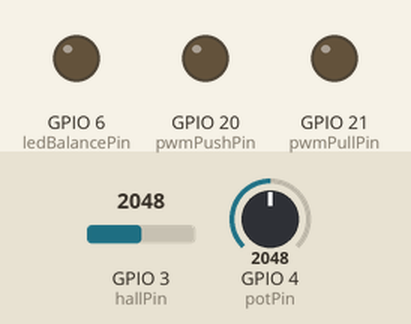
A sketch run on a simulated ESP32-C3. Shown: output pins drawn as LEDs (lit = HIGH). Inputs (shaded band) come from the test bench; at power-on: GPIO 3 (hallPin) = 2048, GPIO 4 (potPin) = 2048 (analog values on the 0–4095 scale). What the sketch prints to the serial monitor is not drawn.

Above: at 1.2 s.
1.3 s: GPIO 3 (hallPin) set to 2781
2.8 s: GPIO 3 (hallPin) set to 2918
At 3.5 s:
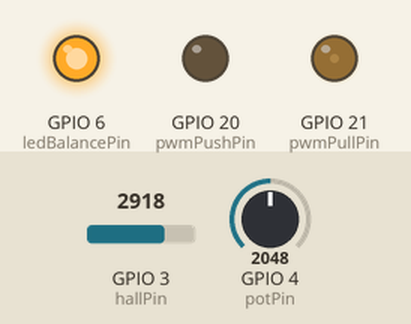
4.7 s: GPIO 4 (potPin) set to 883
At 4.85 s:
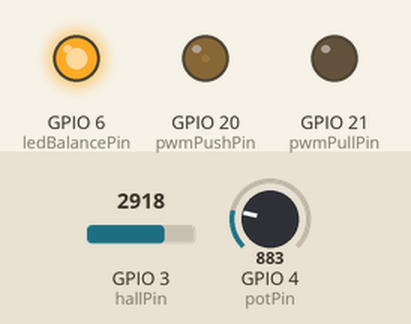
7.7 s: GPIO 4 (potPin) set to 791
At 8.1 s:
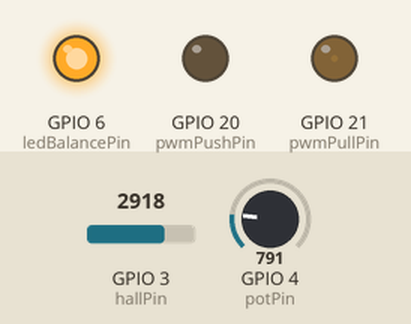
10.0 s: GPIO 4 (potPin) set to 3603
At 10.45 s:
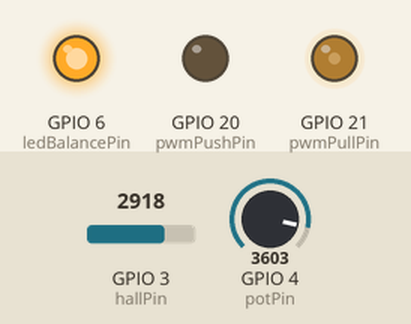
13.0 s: GPIO 4 (potPin) set to 491
At 13.15 s:
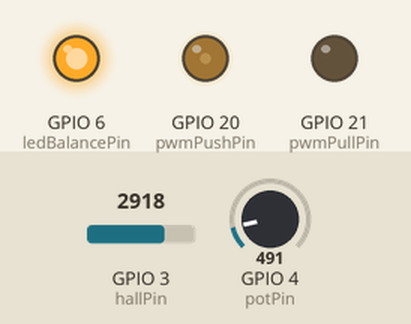
Timing chart, 0 to 16.0 s (numbered marks = the images above; inputs shaded):
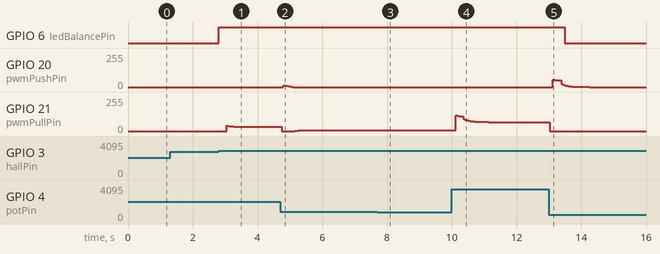

The sketch:

levitron.ino
```cpp
// --- Pin Tanımları (ESP32-C3 Mini) ---
#include <Arduino.h>

const int hallPin       = 3;    // ADC1_CH3 (GPIO3)
const int pwmPushPin    = 20;   // H-Bridge IN1 (GPIO20)
const int pwmPullPin    = 21;   // H-Bridge IN2 (GPIO21)
const int potPin        = 4;    // Setpoint ayarı için pot
const int ledBalancePin = 6;    // Denge LED'i (IO6)

// --- Ölçüm Limitleri ---
const int lowerLimit    = 710;
const int upperLimit    = 875;

// --- PID Parametreleri ---
float Kp = 2.5;
float Ki = 0.002;
float Kd = 1.25;
float setpoint = 780;  // Başlangıç setpoint değeri

// --- Anti-windup sınırları ---
const float Imin = -20;
const float Imax =  20;

// --- Dirty-derivative filtresi sabiti (saniye) ---
const float tau = 0.1;

// --- EMA filtresi ve histerezis / debounce ayarları ---
const float alphaMeas   = 0.1;   // Ölçüm için EMA katsayısı
const float alphaPot    = 0.005;   // Pot için EMA katsayısı
const int   hysteresis  = 2;     // ±2 birim
const int   debounceMax = 4;     // ardışık 5 ihlalde “limit aktif”

// --- Denge LED eşiği ---
const float errorThreshold = 4.0; // |error| altındaki denge noktası

// --- Durum değişkenleri ---
float integral    = 0;
float derivFilt   = 0;
float prevError   = 0;
float measFilt;
float potFilt;
int   outCount    = 0;           // debounce sayacı
bool  limitState  = false;       // limit kapalı mı?
unsigned long lastTime;

void setup() {
  Serial.begin(115200);
  analogReadResolution(10);
  // Her PWM kanalı için ayrı 10-bit çözünürlük
  analogWriteResolution(pwmPushPin, 10);
  analogWriteResolution(pwmPullPin, 10);
  analogWriteFrequency(pwmPushPin, 30000);
  analogWriteFrequency(pwmPullPin, 30000);

  pinMode(pwmPushPin, OUTPUT);
  pinMode(pwmPullPin, OUTPUT);
  pinMode(potPin, INPUT);
  pinMode(ledBalancePin, OUTPUT);

  // Başlangıç filtre değerleri
  measFilt = analogRead(hallPin);
  potFilt  = analogRead(potPin);

  lastTime = millis();
}

void loop() {
  // --- Zaman farkı ---
  unsigned long now = millis();
  float dt = (now - lastTime) / 1000.0;
  lastTime = now;
  if (dt <= 0) dt = 0.001;

  // --- Ham ölçüm ve EMA filtresi ---
  int rawMeas = analogRead(hallPin);
  measFilt = alphaMeas * rawMeas + (1.0 - alphaMeas) * measFilt;

  // --- Pot okuma + EMA filtresi ---
  int rawPot = analogRead(potPin);
  potFilt = alphaPot * rawPot + (1.0 - alphaPot) * potFilt;
  // Filtrelenmiş pot değerinden setpoint hesapla
  setpoint = lowerLimit + (upperLimit - lowerLimit-20) * (potFilt / 1023.0);

  // --- Histerezisli sınırlar ---
  int lowTrig   = lowerLimit  - hysteresis;
  int lowReset  = lowerLimit  + hysteresis;
  int highTrig  = upperLimit  + hysteresis;
  int highReset = upperLimit  - hysteresis;

  // --- Debounce sayacı ---
  if (measFilt < lowTrig || measFilt > highTrig) {
    outCount++;
  } else {
    outCount = 0;
  }

  // --- Limit durum güncelle ---
  if (!limitState && outCount >= debounceMax) {
    limitState = true;
    integral  = 0;
    prevError = 0;
    derivFilt = 0;
  } else if (limitState && measFilt > lowReset && measFilt < highReset) {
    limitState = false;
  }

  // --- Limit aktifse PWM kes ve LED kapat ---
  if (limitState) {
    analogWrite(pwmPushPin, 0);
    analogWrite(pwmPullPin, 0);
    digitalWrite(ledBalancePin, LOW);
    delay(1);
    return;
  }

  // --- PID Hesaplama ---
  float error = setpoint - measFilt;

  // --- Seri Çizici Verileri ---
  Serial.print(rawMeas);
  Serial.print(",");
  Serial.print(10 * error);
  //Serial.print(",");
  //Serial.println(setpoint);

  // --- LED: Denge kontrolü ---
  if (abs(error) < errorThreshold) {
    digitalWrite(ledBalancePin, LOW);
  } else {
    digitalWrite(ledBalancePin, HIGH);
  }

  // --- Trapezoidal integral + anti-windup ---
  integral += 0.5 * (error + prevError) * dt;
  integral = constrain(integral, Imin, Imax);

  // --- Dirty-derivative filtresi ---
  float rawDeriv = (error - prevError) / dt;
  derivFilt = (tau / (tau + dt)) * derivFilt
              + (Kd * dt / (tau + dt)) * rawDeriv;

  // --- PID çıkış ---
  float output = Kp * error + Ki * integral + derivFilt;
  prevError = error;

  // --- PWM’e dönüştür ve uygula ---
  int pwmVal = constrain(int(abs(output)), 0, 1023);
  if (output > 0) {
    analogWrite(pwmPullPin, pwmVal);
    analogWrite(pwmPushPin, 0);
  } else {
    analogWrite(pwmPushPin, pwmVal);
    analogWrite(pwmPullPin, 0);
  }

  // --- Döngü gecikmesi (orijinal) ---
  delayMicroseconds(130);
}
```

Measured:
- the behaviour switches between 2851 and 2852 on GPIO 3 (hallPin) (found by bisection; images 0 and 1)
- after the input at 1.3 s, every drawn part: stays the same
- after the input at 2.8 s, GPIO 6 (ledBalancePin): LOW → HIGH at once
- after the input at 4.7 s, GPIO 20 (pwmPushPin): rises from 0/255 to 12/255 in 0.02 s, then falls to 0/255 in 0.27 s; GPIO 21 (pwmPullPin): 33/255 → 0/255 after 0.05 s, → 5/255 0.40 s later, → 6/255 0.26 s later, → 7/255 0.29 s later
- after the input at 7.7 s, GPIO 21 (pwmPullPin): 7/255 → 4/255 at once, → 5/255 0.63 s later
- after the input at 10.0 s, GPIO 21 (pwmPullPin): rises from 5/255 to 117/255 in 0.01 s, then falls to 67/255 in 1.0 s
- after the input at 13.0 s, GPIO 6 (ledBalancePin): HIGH → LOW after 0.49 s; GPIO 20 (pwmPushPin): rises from 0/255 to 55/255 in 0.01 s, then falls to 0/255 in 1.1 s; GPIO 21 (pwmPullPin): 67/255 → 0/255 at once
